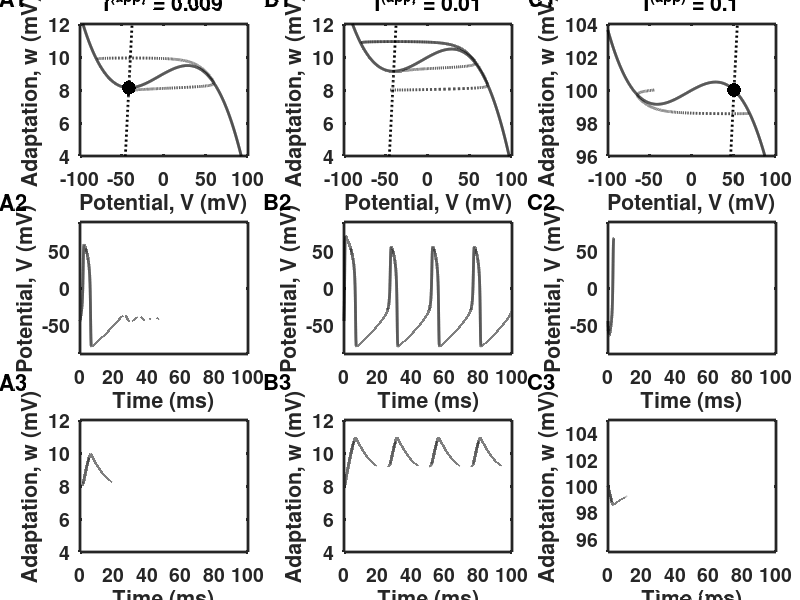
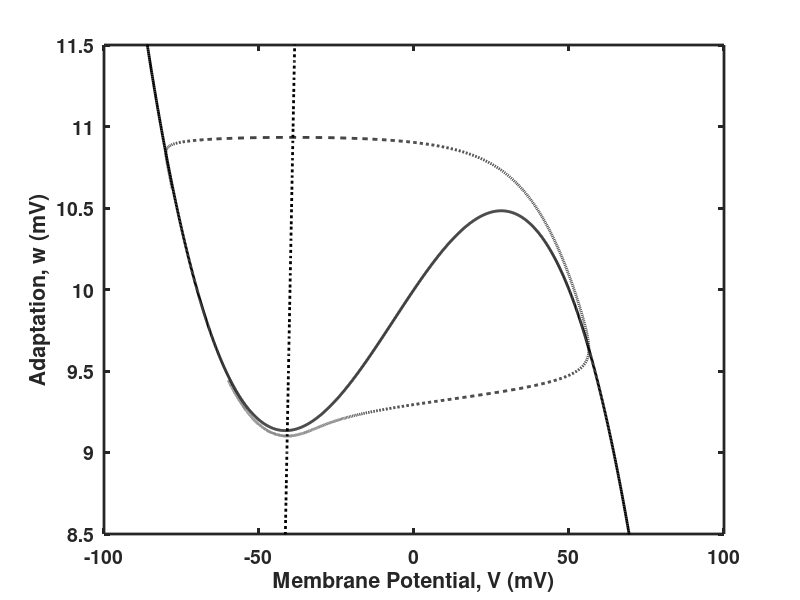

These figures' MATLAB source, in order:
% Figure_7_9.m
% Fitzhugh-Nagumo model with only time-dependence.
% A 2-variable model of a spiking neuron, with a fast variable "V"
% and a slow adaptation variable, "w" representing inactivation and
% K-channels.
%
% This code is used to produce Figures 7.9 and 7.10 in the book:
% An Introductory Course in Computational Neuroscience,
% by Paul Miller (Brandeis University, 2017).
%
%%%%%%%%%%%%%%%%%%%%%%%%%%%%%%%%%%%%%%%%%%%%%%%%%%%%%%%%%%%%%%%%%%%%%%%%%%%

clear
clf

% time for integration
dt = 0.001;         % time-step in ms
tmax = 100;         % max time in ms
t = 0:dt:tmax;      % vector of time points

% initialize V and w to zero
V= zeros(size(t));
w = zeros(size(t));

%% Basic parameters for the model (see notes)
V1 = -0.07;         % approximate fixed point without current
V2 = 0.050;         % approximate peak of oscillating voltage
V0 = -0.050;        % level above which adaptation becomes positive

beta = 8;           % sets importance of V self-feedback over w
tau_V = 0.01;       % time constant (ms) for rapid change in V
tau_w = 200;        % time constant (ms) for change in w


%% Set up the plotting parameters
set(0,'DefaultLineLineWidth',2,...
    'DefaultLineMarkerSize',8, ...
    'DefaultAxesLineWidth',2, ...
    'DefaultAxesFontSize',14,...
    'DefaultAxesFontWeight','Bold');
figure(1)
clf

%% Loop through three different values of applied current
Iappvec = [0.009 0.01 0.1];
Nloops = length(Iappvec);

for loop = 1:Nloops
    Iapp = Iappvec(loop);
    % Initial conditions
    Vinit = -0.045;
    winit = 0.008;
    if ( loop == 3 )
        winit = 0.1;
    end
    % Now start time integration for V and w.
    V(1) = Vinit;
    w(1) = winit;
    for i = 2:length(t)
        V(i) = V(i-1) + dt*(-beta*V(i-1)*(V(i-1)-V1)*(V(i-1)-V2)-w(i-1)+Iapp)/tau_V;
        w(i) = w(i-1) + dt*(V(i-1)-V0-w(i-1) )/tau_w;
    end
    
    %% Now plot in the V-w phase plane the nullclines,
    %  which means the curve dV/dt = 0 then the line
    % dw/dt = 0.
    subplot('Position',[-0.23+0.33*loop 0.74 0.21 0.22])
    Vplot = -0.2:0.0001:0.2;
    plot(1000*Vplot,-1000*beta*Vplot.*(Vplot-V1).*(Vplot-V2)+1000*Iapp,'k', ...
        'LineWidth',2);
    hold on
    plot(1000*Vplot,1000*(Vplot-V0),'k:','LineWidth',2);
    
    % Next how V and w covary during the simulation
    plot(1000*V(1:round(end/3)),1000*w(1:round(end/3)),'k--','LineWidth',2)
    
    if ( loop ~= 2 )
        plot(1000*V(end),1000*w(end),'.k','MarkerSize',30)
    end
    
    if ( loop < 3 )
        axis([-100 100 4 12])
    else
        axis([-100 100 96 104])
    end
    title(strcat(['I^{(app)} = ',num2str(Iapp)]));
    ylabel('Adaptation, w (mV)')
    xlabel('Potential, V (mV)')
    
    %% Separate figure (for Fig 7.9) using one value of current
    if ( loop == 2 )
        figure(2)
        Vplot = -0.2:0.0001:0.2;
        plot(1000*Vplot,-1000*beta*Vplot.*(Vplot-V1).*(Vplot-V2)+1000*Iapp,'k', ...
            'LineWidth',2);
        hold on
        plot(1000*Vplot,1000*(Vplot-V0),'k:','LineWidth',2);
        
        % Next how V and w covary during the simulation 
        % (skip initial transient and only one cycle)
        plot(1000*V(round(end/6):round(end/3)),1000*w(round(end/6):round(end/3)),'k--','LineWidth',2)
        ylabel('Adaptation, w (mV)')
        xlabel('Membrane Potential, V (mV)')
        axis([-100 100 8.5 11.5])
        
        figure(1)
    end
    %% Then multiple plots of V and w against time for Fig. 7.10
    subplot('Position',[-0.23+0.33*loop 0.41 0.21 0.22])
    plot(t,V*1000,'k','LineWidth',2)
    ylabel('Potential, V (mV)')
    xlabel('Time (ms)')
    
    axis([0 tmax -90 90])
    
    subplot('Position',[-0.23+0.33*loop 0.08 0.21 0.22])
    plot(t,w*1000,'k','LineWidth',2)
    ylabel('Adaptation, w (mV)')
    if ( loop < 3 )
        axis([0 tmax 4 12])
    else
        axis([0 tmax 95 105])
    end
    xlabel('Time (ms)')
end

% Label all panels in the graph
annotation('textbox',[0.0 0.99 0.02 0.02],'String','A1','LineStyle','none','FontSize',16,'FontWeight','bold')
annotation('textbox',[0.0 0.65 0.02 0.02],'String','A2','LineStyle','none','FontSize',16,'FontWeight','bold')
annotation('textbox',[0.0 0.35 0.02 0.02],'String','A3','LineStyle','none','FontSize',16,'FontWeight','bold')
annotation('textbox',[0.33 0.99 0.02 0.02],'String','B1','LineStyle','none','FontSize',16,'FontWeight','bold')
annotation('textbox',[0.33 0.65 0.02 0.02],'String','B2','LineStyle','none','FontSize',16,'FontWeight','bold')
annotation('textbox',[0.33 0.35 0.02 0.02],'String','B3','LineStyle','none','FontSize',16,'FontWeight','bold')
annotation('textbox',[0.66 0.99 0.02 0.02],'String','C1','LineStyle','none','FontSize',16,'FontWeight','bold')
annotation('textbox',[0.66 0.65 0.02 0.02],'String','C2','LineStyle','none','FontSize',16,'FontWeight','bold')
annotation('textbox',[0.66 0.35 0.02 0.02],'String','C3','LineStyle','none','FontSize',16,'FontWeight','bold')
